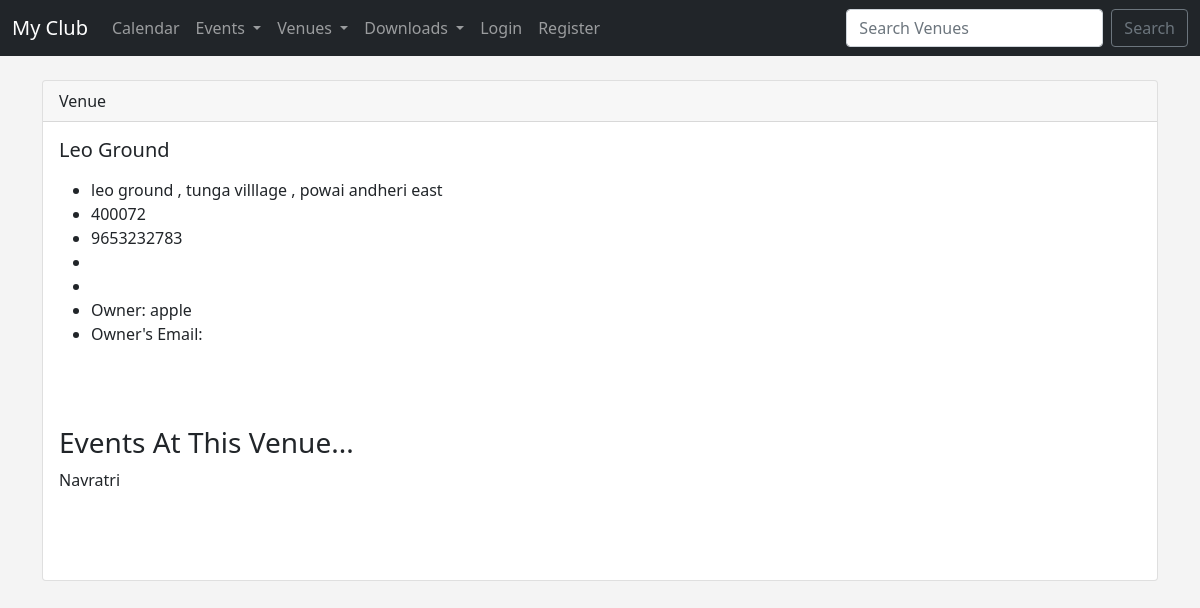
Before: /show_venue/9 with the older database file.
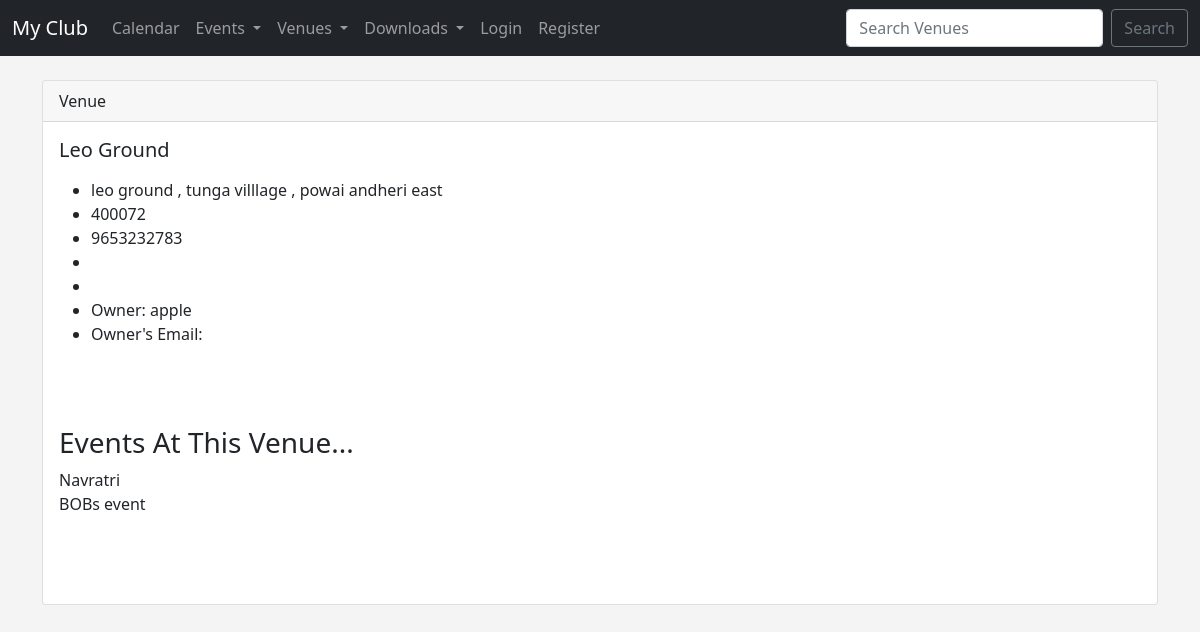
After: the same page with the newer database file.
### events/models.py (models this page shows, shortened)
class Event(models.Model):
    name = models.CharField('event title',max_length=200)
    description = models.TextField(blank=True,null=True)
    manager = models.ForeignKey(User,blank=True,null=True,on_delete=models.SET_NULL)
    event_date = models.DateField("event date")
    venue = models.ForeignKey(Venue,blank=True,null=True, on_delete=models.CASCADE)
    attendees = models.ManyToManyField(MyClubUser, blank=True)
    def __str__(self):
        return self.name

### events/views.py (the view)
# urls.py: path('show_venue/<venue_id>', views.show_venue, name='show_venue'),
def show_venue(request, venue_id):
	venue = Venue.objects.get(pk=venue_id)
	venue_owner = User.objects.get(pk=venue.owner)
	events = venue.event_set.all()
	return render(request, 'events/show_venue.html',
		{'venue': venue,
		'venue_owner':venue_owner,
		'events':events})

### events/models.py (called while the page is built)
    def __str__(self):
        return self.name

### events/templates/events/show_venue.html (shortened to what this page needs)
{% extends 'events/base.html' %}
{% block content %}
<div class="card">
  <div class="card-header">
    Venue
  </div>
  <div class="card-body">
    <h5 class="card-title">{{ venue }}</h5>
    <p class="card-text">
    	<ul>
	<li>{{ venue.address }}</li>
	<li>{{ venue.zip_code }}</li>
	<li>{{ venue.phone }}</li>
	<li>{{ venue.email_address }}</li>
	<li><a href="{{ venue.web }}">{{ venue.web }}</a></li>
	<li>Owner: {{ venue_owner }} </li>
	<li>Owner's Email: {{ venue.email }} </li>
	</ul>
	<br>
    </p>
    <br/>
		<h3>Events At This Venue...</h3>
		{% if events %}
	{% for event in events %}
	{{ event}}<br/>
	{% endfor %}
	<br/>
	{% else %}
	No Events Scheduled At This Time.
	{% endif %}
	</div>
	<br/><br/>
</div>
	<br/>
{% endblock %}

Changed rows visible on the page:
added Event: name "BOBs event"
